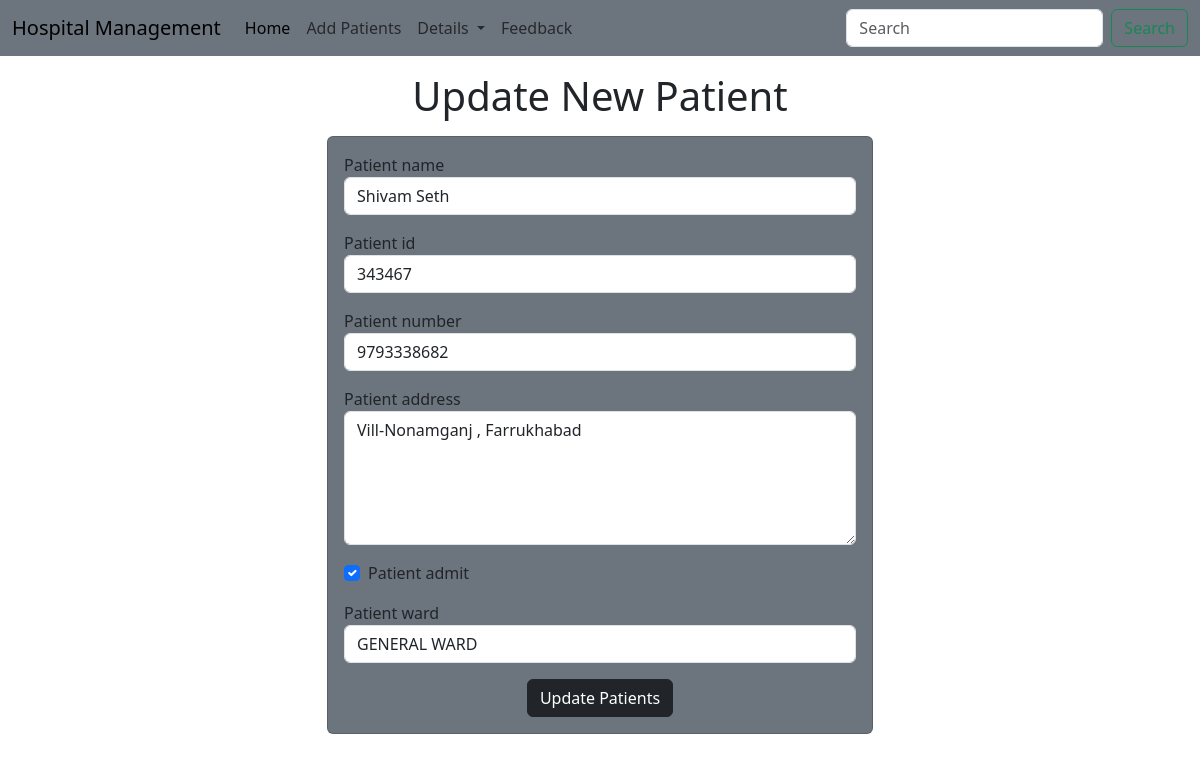
Page /hospital/update-patient/8 on the committed database.
### hospital/models.py (models this page shows, shortened)
class Hospital(models.Model):
    patient_name= models.CharField(max_length=50)
    patient_id= models.CharField(max_length=200)
    patient_number= models.IntegerField(max_length=10)
    patient_address= models.CharField(max_length=200)
    patient_admit= models.BooleanField(default=True)
    patient_ward=models.CharField(max_length=10)

### hospital/views.py (the view)
# urls.py: path("update-patient/<int:patient_id>",update_patient),
def update_patient(request,patient_id):
    patient=Hospital.objects.get(pk=patient_id)
    return render(request,"Hospital/update_patient.html", {
        'patient':patient
    })

### templates/hospital/update_patient.html (shortened to what this page needs)
<!doctype html>
<html lang="en">
  <head>
    <link href="https://cdn.jsdelivr.net/npm/bootstrap@5.3.2/dist/css/bootstrap.min.css" rel="stylesheet">
  </head>
  <body>
    {% include 'hospital/navbar.html' %}
    <h1 class="text-center my-3"> Update New Patient </h1>
    <div class="container">
      <div class="row">
        <div class="col-md-6 offset-md-3">
          <div class="card bg-secondary">
            <div class="card-body">
               <form action="/hospital/do-update-patient/{{patient.patient_id}}" method="POST">
                <div class="mb-3">
                  <label for="name">Patient name</label>
                  <input  id="name" type="text" class="form-control" placeholder="Enter patient_name"name="patientName" value="{{patient.patient_name}}">
                </div>
                <div class="mb-3">
                  <label for="id">Patient id</label>
                  <input id="id" type="text" class="form-control" placeholder="Enter patient_id" name="patientId" value="{{patient.patient_id}}">
                </div>
                <div class="mb-3">
                  <label for="number">Patient number</label>
                  <input  id="number" type="text" class="form-control" placeholder="Enter patient_number" name="patientNumber" value="{{patient.patient_number}}">
                </div>
                <div class="mb-3">
                  <label for="address">Patient address</label>
                  <textarea  id="address" rows="5" class="form-control" name="patientAddress" >{{patient.patient_address}}</textarea>
                </div>
                <div class="mb-3 form-check">
                  <label for="admit">Patient admit</label>
                  <input  type="checkbox" id="admit" class="form-check-input" name="patientAdmit" {% if patient.patient_admit %} checked {% endif %}>
                </div>
                <div class="mb-3 ">
                  <label for="ward">Patient ward</label>
                  <select name="patientWard" id="ward" class="form-control" value={{patient.patient_ward)}>
                    <option value="GW">GENERAL WARD</option>
                  </select>
                </div>
                <div class="container text-center">
                  <button class="btn btn-dark">Update Patients</button>
                </div>
               </form>
            </div>
          </div>
          </div>
        </div>
      </div>
  </body>
</html>

### rows in the picture
Hospital: patientName "Shivam Seth", patientId "343467", patientNumber "9793338682", patientAddress "Vill-Nonamganj , Farrukhabad", patient_admit "☑"
